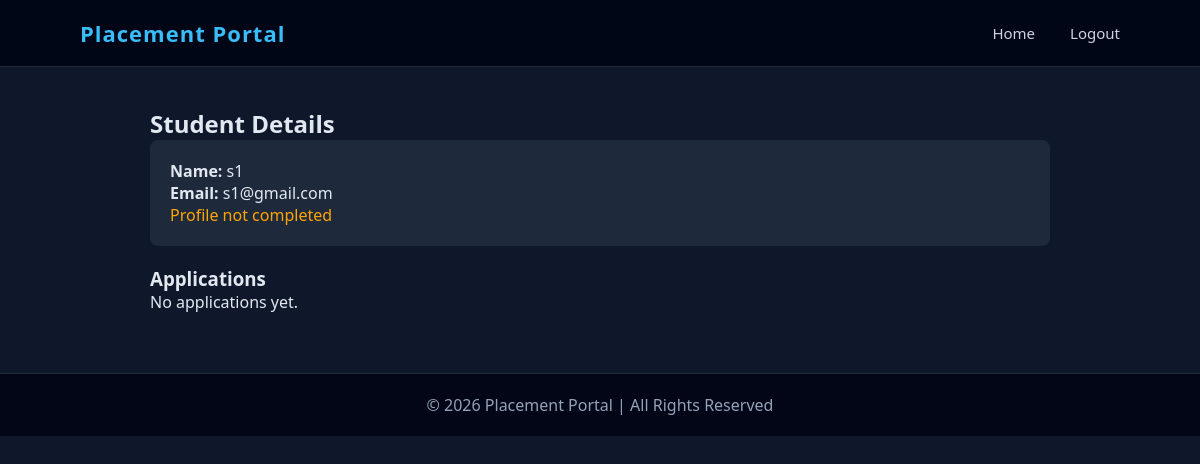
The page /admin/student/2 (signed in) on the database as committed earlier.
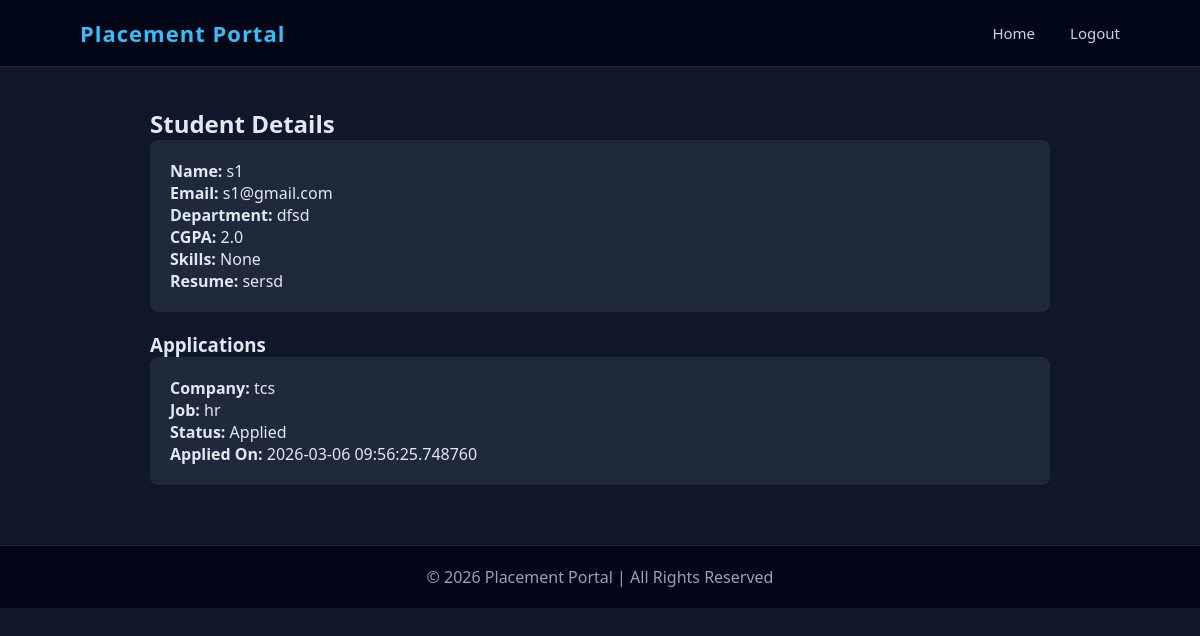
The same page on the database as committed later.
### app.py (models this page shows)
class StudentProfile(db.Model):
    __tablename__ = "student_profiles"
    id = db.Column(db.Integer, primary_key=True)
    user_id = db.Column(
        db.Integer,
        db.ForeignKey("users.id"),
        nullable=False
    )
    department = db.Column(db.String(100))
    year = db.Column(db.Integer)
    cgpa = db.Column(db.Float)
    skills = db.Column(db.String(200))
    resume = db.Column(db.String(200))
    placement_status = db.Column(db.String(50), default="Not Placed")
    user = db.relationship("User", back_populates="student_profile")
    applications = db.relationship(
        "Application",
        back_populates="student"
    )

class Application(db.Model):
    __tablename__ = "applications"
    id = db.Column(db.Integer, primary_key=True)
    job_id = db.Column(
        db.Integer,
        db.ForeignKey("jobs.id")
    )
    student_id = db.Column(
        db.Integer,
        db.ForeignKey("student_profiles.id")
    )
    status = db.Column(db.String(50), default="Applied")
    applied_at = db.Column(db.DateTime, default=datetime.utcnow)
    updated_at = db.Column(db.DateTime)
    remarks = db.Column(db.String(200))
    job = db.relationship("Job", back_populates="applications")
    student = db.relationship("StudentProfile", back_populates="applications")

class CompanyProfile(db.Model):
    __tablename__ = "company_profiles"
    id = db.Column(db.Integer, primary_key=True)
    user_id = db.Column(
        db.Integer,
        db.ForeignKey("users.id"),
        nullable=False
    )
    company_name = db.Column(db.String(150))
    industry = db.Column(db.String(100))
    website = db.Column(db.String(150))
    location = db.Column(db.String(100))
    company_size = db.Column(db.String(50))
    user = db.relationship("User", back_populates="company_profile")
    jobs = db.relationship(
        "Job",
        back_populates="company"
    )

class Job(db.Model):
    __tablename__ = "jobs"
    id = db.Column(db.Integer, primary_key=True)
    company_id = db.Column(
        db.Integer,
        db.ForeignKey("company_profiles.id")
    )
    title = db.Column(db.String(150))
    description = db.Column(db.Text)
    skills = db.Column(db.String(200))
    salary = db.Column(db.String(50))
    job_type = db.Column(db.String(50), default="Full-time")
    is_approved = db.Column(db.Boolean, default=False)
    posted_at = db.Column(db.DateTime, default=datetime.utcnow)
    company = db.relationship("CompanyProfile", back_populates="jobs")
    is_closed = db.Column(db.Boolean, default=False)
    applications = db.relationship(
        "Application",
        back_populates="job"
    )

### app.py (the view)
@app.route("/admin/student/<int:user_id>")
def admin_view_student(user_id):
    if "user_id" not in session:
        return redirect("/login")
    if session.get("role") != "admin":
        return "Unauthorized", 403
    user = User.query.get_or_404(user_id)
    student_profile = StudentProfile.query.filter_by(
        user_id=user.id
    ).first()
    applications = []
    if student_profile:
        applications = Application.query.filter_by(
            student_id=student_profile.id
        ).all()
    return render_template(
        "admin_student_detail.html",
        user=user,
        student_profile=student_profile,
        applications=applications
    )

### templates/admin_student_detail.html (shortened to what this page needs)
{% extends "base.html" %}
{% block content %}
<div class="container">
<h2>Student Details</h2>
<div class="card">
<p><b>Name:</b> {{ user.name }}</p>
<p><b>Email:</b> {{ user.email }}</p>
{% if student_profile %}
<p><b>Department:</b> {{ student_profile.department }}</p>
<p><b>CGPA:</b> {{ student_profile.cgpa }}</p>
<p><b>Skills:</b> {{ student_profile.skills }}</p>
<p><b>Resume:</b> {{ student_profile.resume }}</p>
{% else %}
<p style="color:orange;">Profile not completed</p>
{% endif %}
</div>
<h3>Applications</h3>
{% for app in applications %}
<div class="card">
<p><b>Company:</b> {{ app.job.company.company_name }}</p>
<p><b>Job:</b> {{ app.job.title }}</p>
<p><b>Status:</b> {{ app.status }}</p>
<p><b>Applied On:</b> {{ app.applied_at }}</p>
</div>
{% else %}
<p>No applications yet.</p>
{% endfor %}
</div>
{% endblock %}

Rows that differ between the two databases and show on the page:
added StudentProfile: department "dfsd", cgpa "2.0", skills "None", resume "sersd"
added Application: job.company.company_name "tcs", job "hr", status "Applied", applied_at "2026-03-06 09:56:25.748760"
Other text that changed with them:
text no longer shown: "Profile not completed No applications yet."
text now shown: "Department: CGPA: Skills: Resume:"
